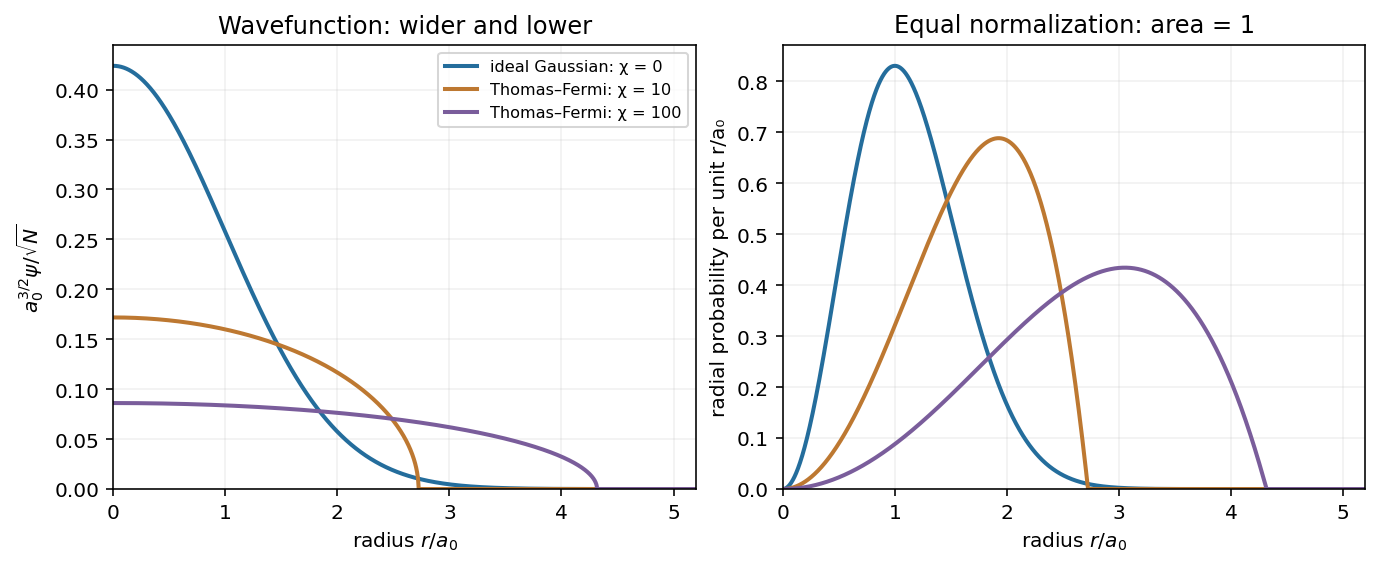

Recreate this plot in Python.
"""Original normalized asymptotic condensate profiles; Python 3.14, NumPy, Matplotlib."""
from pathlib import Path
import numpy as np
import matplotlib
matplotlib.use('Agg')
import matplotlib.pyplot as plt
plt.rcParams.update({'font.size':10,'figure.facecolor':'white','axes.facecolor':'white','savefig.facecolor':'white'})
x=np.linspace(0,5.2,1800)
fig,axs=plt.subplots(1,2,figsize=(9.4,3.8),layout='constrained')
curves=[(np.pi**(-.75)*np.exp(-x*x/2),'ideal Gaussian: χ = 0','#246d9c')]
for chi,col in [(10,'#bd7831'),(100,'#7a5d9b')]:
 radius=(15*chi)**.2;mu=radius**2/2
 curves.append((np.sqrt(np.maximum(mu-x*x/2,0)/(4*np.pi*chi)),f'Thomas–Fermi: χ = {chi}',col))
for y,label,col in curves:
 axs[0].plot(x,y,label=label,color=col,lw=2)
 axs[1].plot(x,4*np.pi*x*x*y*y,label=label,color=col,lw=2)
for ax in axs:ax.set(xlabel=r'radius $r/a_0$',xlim=(0,5.2),ylim=(0,None));ax.grid(alpha=.18)
axs[0].set(ylabel=r'$a_0^{3/2}\psi/\sqrt{N}$',title='Wavefunction: wider and lower')
axs[1].set(ylabel='radial probability per unit r/a₀',title='Equal normalization: area = 1')
axs[0].legend(fontsize=8)
fig.savefig(Path(__file__).stem+'.png',dpi=145,bbox_inches='tight',facecolor='white');plt.close(fig)
